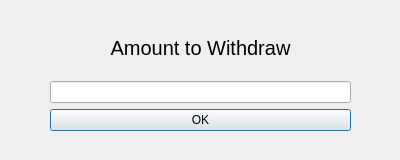
<?xml version="1.0" encoding="UTF-8"?>
<ui version="4.0">
 <class>Dialog</class>
 <widget class="QDialog" name="Dialog">
  <property name="geometry">
   <rect>
    <x>0</x>
    <y>0</y>
    <width>400</width>
    <height>160</height>
   </rect>
  </property>
  <property name="windowTitle">
   <string>Dialog</string>
  </property>
  <widget class="QWidget" name="layoutWidget">
   <property name="geometry">
    <rect>
     <x>50</x>
     <y>20</y>
     <width>301</width>
     <height>111</height>
    </rect>
   </property>
   <layout class="QVBoxLayout" name="verticalLayout">
    <item>
     <widget class="QLabel" name="label">
      <property name="font">
       <font>
        <pointsize>15</pointsize>
       </font>
      </property>
      <property name="text">
       <string>Amount to Withdraw</string>
      </property>
      <property name="alignment">
       <set>Qt::AlignCenter</set>
      </property>
     </widget>
    </item>
    <item>
     <widget class="QLineEdit" name="withdraw_line"/>
    </item>
    <item>
     <widget class="QPushButton" name="okButton">
      <property name="enabled">
       <bool>true</bool>
      </property>
      <property name="sizePolicy">
       <sizepolicy hsizetype="Minimum" vsizetype="Fixed">
        <horstretch>0</horstretch>
        <verstretch>0</verstretch>
       </sizepolicy>
      </property>
      <property name="layoutDirection">
       <enum>Qt::LeftToRight</enum>
      </property>
      <property name="text">
       <string>OK</string>
      </property>
     </widget>
    </item>
   </layout>
  </widget>
 </widget>
 <resources/>
 <connections/>
</ui>
